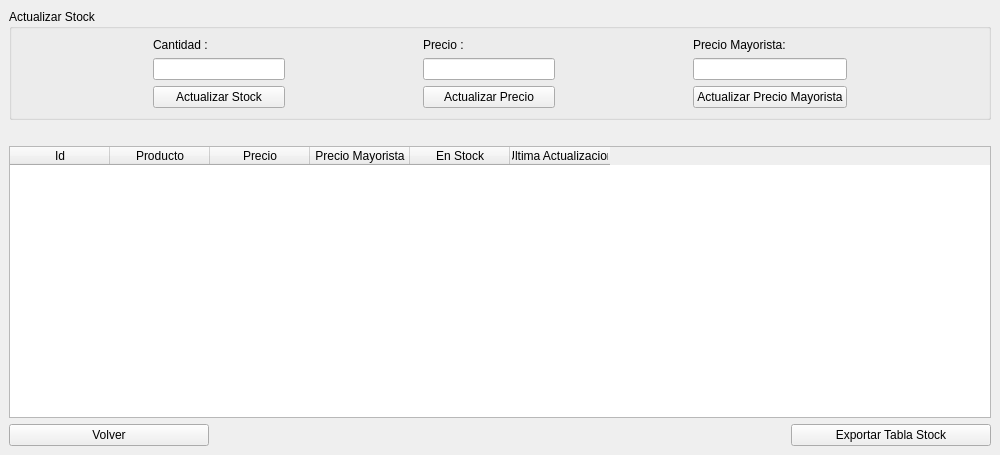
<?xml version="1.0" encoding="UTF-8"?>
<ui version="4.0">
 <class>RegistroStock</class>
 <widget class="QMainWindow" name="RegistroStock">
  <property name="geometry">
   <rect>
    <x>0</x>
    <y>0</y>
    <width>1000</width>
    <height>455</height>
   </rect>
  </property>
  <property name="windowTitle">
   <string>MainWindow</string>
  </property>
  <widget class="QWidget" name="centralwidget">
   <layout class="QVBoxLayout" name="verticalLayout_8">
    <item>
     <layout class="QHBoxLayout" name="horizontalLayout_3">
      <property name="bottomMargin">
       <number>20</number>
      </property>
      <item>
       <widget class="QGroupBox" name="groupBox">
        <property name="minimumSize">
         <size>
          <width>0</width>
          <height>0</height>
         </size>
        </property>
        <property name="maximumSize">
         <size>
          <width>16777215</width>
          <height>16777215</height>
         </size>
        </property>
        <property name="title">
         <string>Actualizar Stock</string>
        </property>
        <layout class="QVBoxLayout" name="verticalLayout_7">
         <item>
          <layout class="QHBoxLayout" name="horizontalLayout_4"/>
         </item>
         <item>
          <layout class="QVBoxLayout" name="verticalLayout">
           <item>
            <layout class="QHBoxLayout" name="horizontalLayout">
             <property name="sizeConstraint">
              <enum>QLayout::SetFixedSize</enum>
             </property>
             <item>
              <spacer name="horizontalSpacer_6">
               <property name="orientation">
                <enum>Qt::Horizontal</enum>
               </property>
               <property name="sizeHint" stdset="0">
                <size>
                 <width>40</width>
                 <height>20</height>
                </size>
               </property>
              </spacer>
             </item>
             <item>
              <layout class="QVBoxLayout" name="verticalLayout_5">
               <item>
                <widget class="QLabel" name="label_Cantidad">
                 <property name="text">
                  <string>Cantidad :</string>
                 </property>
                </widget>
               </item>
               <item>
                <layout class="QVBoxLayout" name="verticalLayout_3">
                 <item>
                  <widget class="QLineEdit" name="input_Cantidad"/>
                 </item>
                 <item>
                  <widget class="QPushButton" name="btn_ActualizarStock">
                   <property name="text">
                    <string>Actualizar Stock</string>
                   </property>
                   <property name="autoDefault">
                    <bool>true</bool>
                   </property>
                   <property name="default">
                    <bool>false</bool>
                   </property>
                  </widget>
                 </item>
                </layout>
               </item>
              </layout>
             </item>
             <item>
              <spacer name="horizontalSpacer_4">
               <property name="orientation">
                <enum>Qt::Horizontal</enum>
               </property>
               <property name="sizeHint" stdset="0">
                <size>
                 <width>40</width>
                 <height>20</height>
                </size>
               </property>
              </spacer>
             </item>
             <item>
              <layout class="QVBoxLayout" name="verticalLayout_6">
               <item>
                <widget class="QLabel" name="label_Precio">
                 <property name="minimumSize">
                  <size>
                   <width>0</width>
                   <height>0</height>
                  </size>
                 </property>
                 <property name="text">
                  <string>Precio :</string>
                 </property>
                </widget>
               </item>
               <item>
                <layout class="QVBoxLayout" name="verticalLayout_4">
                 <item>
                  <widget class="QLineEdit" name="input_Precio"/>
                 </item>
                 <item>
                  <widget class="QPushButton" name="btn_ActualizarPrecio">
                   <property name="text">
                    <string>Actualizar Precio</string>
                   </property>
                   <property name="autoDefault">
                    <bool>true</bool>
                   </property>
                   <property name="default">
                    <bool>false</bool>
                   </property>
                  </widget>
                 </item>
                </layout>
               </item>
              </layout>
             </item>
             <item>
              <spacer name="horizontalSpacer_5">
               <property name="orientation">
                <enum>Qt::Horizontal</enum>
               </property>
               <property name="sizeHint" stdset="0">
                <size>
                 <width>40</width>
                 <height>20</height>
                </size>
               </property>
              </spacer>
             </item>
             <item>
              <layout class="QVBoxLayout" name="verticalLayout_2">
               <item>
                <widget class="QLabel" name="label_Precio_3">
                 <property name="minimumSize">
                  <size>
                   <width>0</width>
                   <height>0</height>
                  </size>
                 </property>
                 <property name="text">
                  <string>Precio Mayorista:</string>
                 </property>
                </widget>
               </item>
               <item>
                <widget class="QLineEdit" name="input_Precio_mayorista"/>
               </item>
               <item>
                <widget class="QPushButton" name="btn_ActualizarPrecio_mayorista">
                 <property name="text">
                  <string>Actualizar Precio Mayorista</string>
                 </property>
                 <property name="autoDefault">
                  <bool>true</bool>
                 </property>
                 <property name="default">
                  <bool>false</bool>
                 </property>
                </widget>
               </item>
              </layout>
             </item>
             <item>
              <spacer name="horizontalSpacer_2">
               <property name="orientation">
                <enum>Qt::Horizontal</enum>
               </property>
               <property name="sizeHint" stdset="0">
                <size>
                 <width>40</width>
                 <height>20</height>
                </size>
               </property>
              </spacer>
             </item>
            </layout>
           </item>
          </layout>
         </item>
        </layout>
       </widget>
      </item>
     </layout>
    </item>
    <item>
     <widget class="QTableWidget" name="table_Stock">
      <property name="textElideMode">
       <enum>Qt::ElideMiddle</enum>
      </property>
      <column>
       <property name="text">
        <string>Id</string>
       </property>
      </column>
      <column>
       <property name="text">
        <string>Producto</string>
       </property>
      </column>
      <column>
       <property name="text">
        <string>Precio</string>
       </property>
      </column>
      <column>
       <property name="text">
        <string>Precio Mayorista</string>
       </property>
      </column>
      <column>
       <property name="text">
        <string>En Stock</string>
       </property>
      </column>
      <column>
       <property name="text">
        <string>Ultima Actualizacion</string>
       </property>
      </column>
     </widget>
    </item>
    <item>
     <layout class="QHBoxLayout" name="horizontalLayout_2">
      <item>
       <widget class="QPushButton" name="btn_Volver">
        <property name="sizePolicy">
         <sizepolicy hsizetype="Expanding" vsizetype="Fixed">
          <horstretch>0</horstretch>
          <verstretch>0</verstretch>
         </sizepolicy>
        </property>
        <property name="minimumSize">
         <size>
          <width>0</width>
          <height>0</height>
         </size>
        </property>
        <property name="maximumSize">
         <size>
          <width>200</width>
          <height>16777215</height>
         </size>
        </property>
        <property name="text">
         <string>Volver</string>
        </property>
        <property name="autoDefault">
         <bool>true</bool>
        </property>
        <property name="default">
         <bool>false</bool>
        </property>
       </widget>
      </item>
      <item>
       <spacer name="horizontalSpacer">
        <property name="orientation">
         <enum>Qt::Horizontal</enum>
        </property>
        <property name="sizeHint" stdset="0">
         <size>
          <width>40</width>
          <height>20</height>
         </size>
        </property>
       </spacer>
      </item>
      <item>
       <widget class="QPushButton" name="btn_GenerarPDF_Stock">
        <property name="minimumSize">
         <size>
          <width>200</width>
          <height>0</height>
         </size>
        </property>
        <property name="maximumSize">
         <size>
          <width>200</width>
          <height>16777215</height>
         </size>
        </property>
        <property name="text">
         <string>Exportar Tabla Stock</string>
        </property>
        <property name="autoDefault">
         <bool>true</bool>
        </property>
        <property name="default">
         <bool>false</bool>
        </property>
       </widget>
      </item>
     </layout>
    </item>
   </layout>
  </widget>
  <widget class="QMenuBar" name="menubar">
   <property name="geometry">
    <rect>
     <x>0</x>
     <y>0</y>
     <width>1000</width>
     <height>21</height>
    </rect>
   </property>
  </widget>
 </widget>
 <tabstops>
  <tabstop>input_Precio</tabstop>
  <tabstop>btn_ActualizarPrecio</tabstop>
  <tabstop>input_Cantidad</tabstop>
  <tabstop>btn_ActualizarStock</tabstop>
  <tabstop>table_Stock</tabstop>
 </tabstops>
 <resources/>
 <connections/>
</ui>
